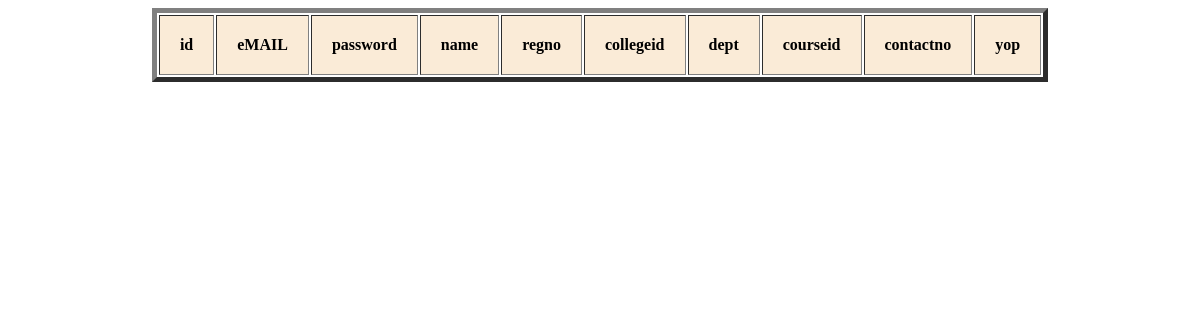
The app's page /testttable/, older data.
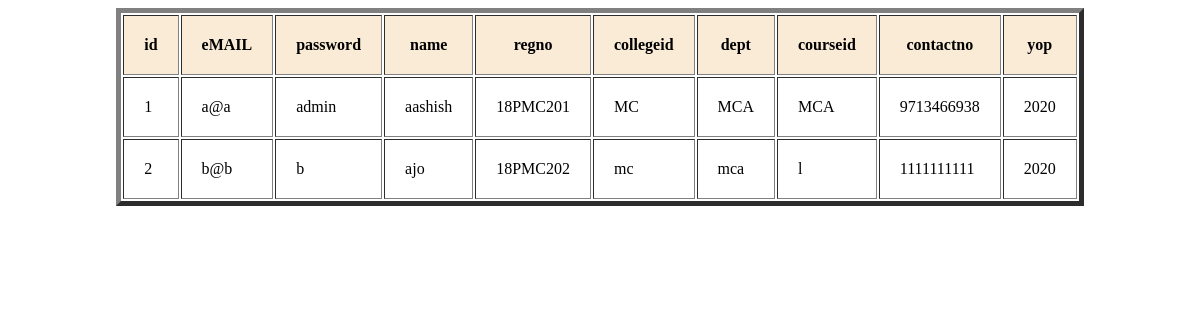
The same page, newer data.
### EventApp/models.py (models this page shows, shortened)
class User(models.Model):
    username = models.TextField(unique=True)
    password = models.TextField()
    name = models.TextField()
    regno = models.TextField()
    collegeid = models.TextField()
    departmentid = models.TextField()
    courseid = models.TextField()
    gender= models.CharField(max_length=20)
    contactno = models.IntegerField()
    yop = models.IntegerField()
    def __init__(self, *args, **kwargs):
        super().__init__(*args, **kwargs)
        self.imagefile = None
        self.url = None

### EventApp/views.py (the view)
# urls.py: path('testttable/', views.testttable, name='testttable'),
def testttable(request):
    return render(request,'enduser/testttable.html', context={'data': User.objects.all()})

### EventApp/templates/enduser/testttable.html (shortened to what this page needs)
<!DOCTYPE html>
<html lang="en">
<head>
</head>
<body>
<table border="5" cellpadding="20" align="center" >
    <tr bgcolor="#faebd7">
        <th>id</th>
        <th>eMAIL</th>
        <th>password</th>
        <th>name</th>
        <th>regno</th>
        <th>collegeid</th>
        <th>dept</th>
        <th>courseid</th>
        <th>contactno</th>
        <th>yop</th>
    </tr>
    {% for item in data %}
    <tr>
        <td>{{ item.id}}</td>
        <td>{{ item.username}}</td>
        <td>{{ item.password}}</td>
        <td>{{ item.name}}</td>
        <td>{{ item.regno}}</td>
        <td>{{ item.collegeid}}</td>
        <td>{{ item.departmentid}}</td>
        <td>{{ item.courseid}}</td>
        <td>{{ item.contactno}}</td>
        <td>{{ item.yop}}</td>
    </tr>
    {% endfor %}
</table>
</body>
</html>

Row changes from the older to the newer data that the page shows:
added User: id "1", username "a@a", password "admin", name "aashish", regno "18PMC201", collegeid "MC", departmentid "MCA", courseid "MCA", contactno "9713466938", yop "2020"
added User: id "2", username "b@b", password "b", name "ajo", regno "18PMC202", collegeid "mc", departmentid "mca", courseid "l", contactno "1111111111", yop "2020"
